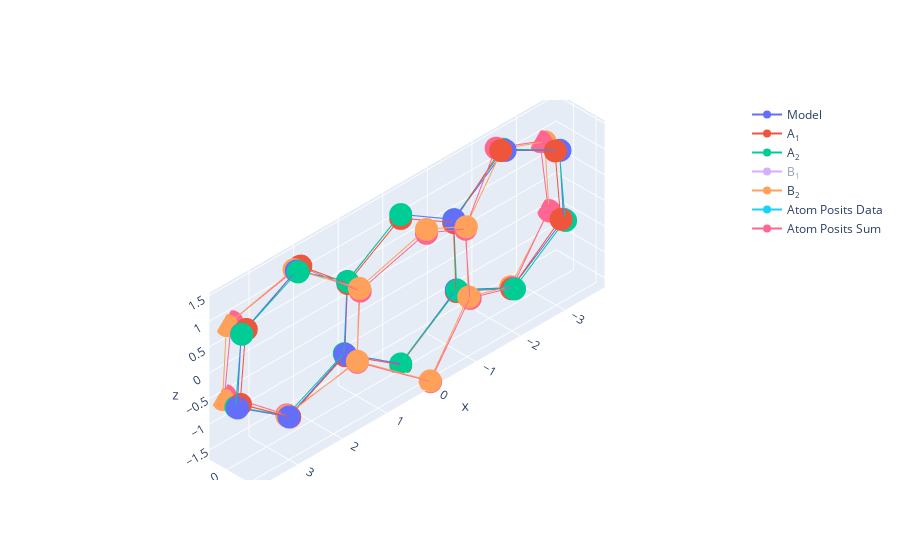

The notebook cell saved with this chart:
### Markdown cell above
this shows us how the simplest version of this analysis might be initialised. From this point, one may look at 1. the conformation, 2. the resulting symmetry and 3. similar compounds that have been described in the literature. 
The conformation shown in Figure 1 has a pronounced bifold character - "B<sub>2</sub>"

### Code cell
# displaying the figure
fig1 = scsdm.scsd_plotly(as_type='fig')
fig1.show()

%matplotlib widget
fig2 = scsdm.mondrian(as_type='fig')
fig2.show()

from IPython.display import display, HTML
display(HTML(scsdm.compare_table().partition('<button')[0]))
